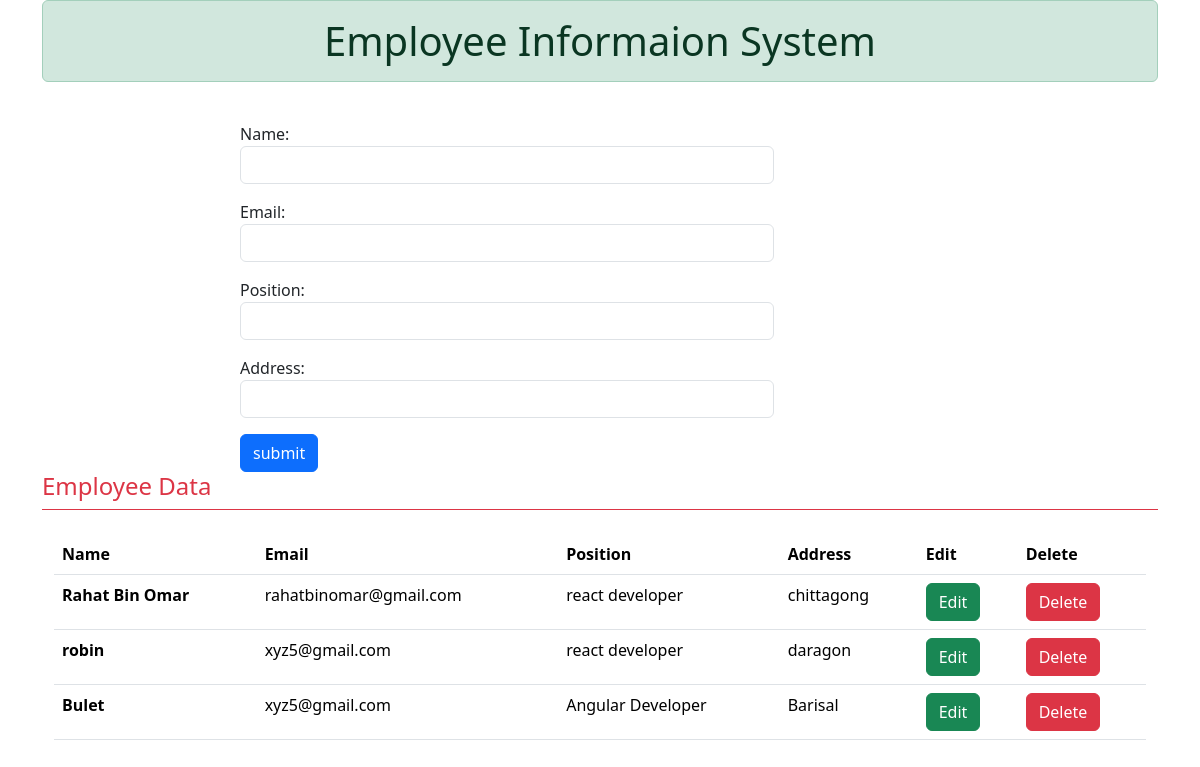
The page / on the database its author committed.
### employee/models.py (models this page shows)
class Employee(models.Model):
    name = models.CharField(max_length=200, null=True)
    email = models.EmailField(max_length=200, null=True)
    position = models.CharField(max_length=250, null=True)
    address = models.CharField(max_length=250, null=True)

### employeeCRUD/views.py (the view)
# urls.py: path('', views.HomePage, name='homepage'),
def HomePage(request):
    form = EmployeeFrom()
    if request.method == "POST":
        form = EmployeeFrom(request.POST)
        form.save()
        return redirect('/')
    employeeData = Employee.objects.all()
    context = {
        'form': form,
        'employeeData': employeeData
    }
    return render(request, 'index.html', context)

### employeeCRUD/forms.py
class EmployeeFrom(ModelForm):
    class Meta:
        model = Employee
        fields = '__all__'
        widgets = {
            'name': forms.TextInput({'class': 'form-control'}),
            'email': forms.TextInput({'class': 'form-control'}),
            'position': forms.TextInput({'class': 'form-control'}),
            'address': forms.TextInput({'class': 'form-control'})
        }

### templates/index.html (shortened to what this page needs)
{% extends "base.html" %} {% block content %} <br />
<div class="container">
  <div class="row">
    <div class="col col-6 offset-2">
      <form method="post">
        {% csrf_token %} {{form.as_p}}
        <input type="submit" value="submit" class="btn btn-primary" />
      </form>
    </div>
  </div>
</div>
<div class="h4 pb-2 mb-4 text-danger border-bottom border-danger">
  Employee Data
</div>
<div class="container mt-2">
  <table class="table">
    <thead>
      <tr>
        <th scope="col">Name</th>
        <th scope="col">Email</th>
        <th scope="col">Position</th>
        <th scope="col">Address</th>
        <th scope="col">Edit</th>
        <th scope="col">Delete</th>
      </tr>
    </thead>
    <tbody>
      {% for employee in employeeData%}
      <tr>
        <th>{{employee.name}}</th>
        <td>{{employee.email}}</td>
        <td>{{employee.position}}</td>
        <td>{{employee.address}}</td>
        <td>
          <a href="{% url 'update' employee.id %}">
            <button class="btn btn-success">Edit</button></a
          >
        </td>
        <td>
          <form action="{% url 'delete' employee.id  %}">
            <button type="submit" class="btn btn-danger">Delete</button>
          </form>
        </td>
      </tr>
      {% endfor %}
    </tbody>
  </table>
</div>
{% endblock content %}

### templates/base.html (shortened to what this page needs)
<!DOCTYPE html>
<html lang="en">
  <head>
    <link
      href="https://cdn.jsdelivr.net/npm/bootstrap@5.3.2/dist/css/bootstrap.min.css"
      rel="stylesheet"
    />
  </head>
  <body>
    <div class="container">
      <h1 class="alert alert-success text-center">
        Employee Informaion System
      </h1>
      {% block content %} {% endblock content %}
    </div>
  </body>
</html>

### rows shown on the page
Employee: name "Rahat Bin Omar", email "rahatbinomar@gmail.com", position "react developer", address "chittagong"
Employee: name "robin", email "xyz5@gmail.com", position "react developer", address "daragon"
Employee: name "Bulet", email "xyz5@gmail.com", position "Angular Developer", address "Barisal"
